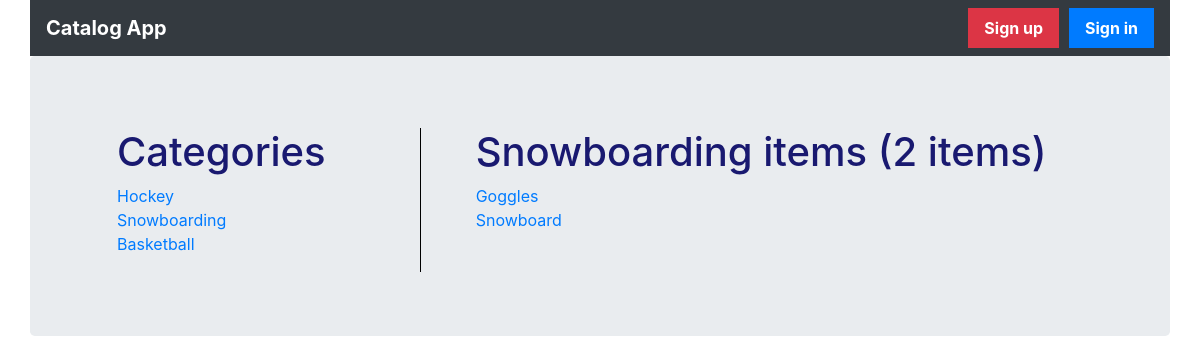
The page /catalog/Snowboarding/items on the database its author committed.
### database_setup.py (models this page shows, shortened)
class Category(Base):
    __tablename__ = 'category'
    id = Column(Integer, primary_key=True)
    name = Column(String(250), nullable=False)
    user_id = Column(Integer, ForeignKey('user.id'))
    user = relationship(User)

class Item(Base):
    __tablename__ = 'item'
    id = Column(Integer, primary_key=True)
    name = Column(String(250), nullable=False)
    description = Column(String(250))
    category_id = Column(Integer, ForeignKey('category.id'))
    category = relationship(Category)
    user_id = Column(Integer, ForeignKey('user.id'))
    user = relationship(User)

### project.py (the view)
@app.route('/catalog/<string:category_name>/items')
def showItems(category_name):
    session = DBSession()
    category = session.query(Category).filter_by(name=category_name).one()
    categories = session.query(Category).all()
    items = session.query(Item).filter_by(category_id=category.id).all()
    return render_template(
        'catalogs.html',
        category_name=category_name,
        category=category,
        categories=categories,
        items=items,
        login_session=login_session
    )

### templates/catalogs.html (shortened to what this page needs)
{% extends "base.html" %}
{% block content %}
{% include "header.html" %}
<main role="main">
  <div class="jumbotron">
    <div class="container">
      <div class="row">
        {% include "categories.html" %}
        {% if category_name %}
        {% include "categoryDetails.html" %}
        {% else %}
        {% include "latestItems.html" %}
        {% endif %}
      </div>
    </div>
  </div>
</main>
{% endblock %}

### templates/categories.html (shortened to what this page needs)
<div class="col-4">
  <ul>
    <li><h1>Categories</h1>
    </li>
    {% for c in categories %}
    <li><a href="{{ url_for('showItems', category_name=c.name) }}"> {{ c.name }} </a></li>
    {% endfor %}
  </ul>
</div>

### templates/categoryDetails.html (shortened to what this page needs)
<div class="col">
  <ul>
    <li><h1 style="display: inline-block;">{{ category_name }} items ({{ items|count() }} items)</h1>
      {% for item in items %}
    <li><a href="{{url_for('showItemDetails', category_name=category_name, item_id=item.id)}}"> {{ item.name }} </a></li>
    {% endfor %}
  </ul>
</div>

### static/styles.css (style rules this page uses)
body { padding-top: 3.5rem; }
.jumbotron .col-4 { padding-right: 30px; border-right: solid 1px black }
.jumbotron h1 { color: midnightblue; }
.jumbotron li { list-style-type: none; }

### rows shown on the page
Category: name "Hockey"
Category: name "Snowboarding"
Category: name "Basketball"
Item: name "Goggles"
Item: name "Snowboard"

### other values the page prints
{{ items|count() }} "2"
